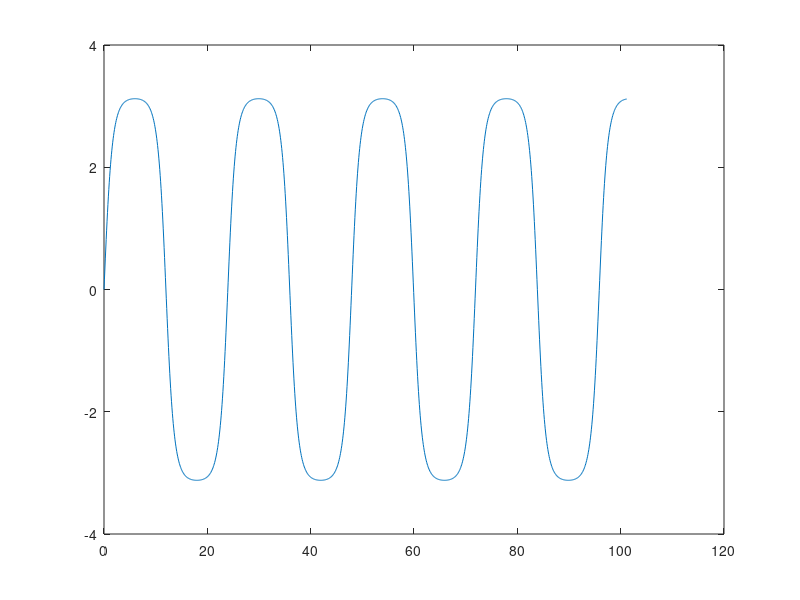

Write the MATLAB code that produced this figure.
u0 = 0;
v0 = 1.9999;
wc = 1;
T = 33.7210;
Dt = T/400;
tmax = 3*T;
rango = 0:Dt:tmax;
%
u=[u0];
v=[v0];
a=[];
%
for i = rango
a0 = -wc*sin(u0); % EC. 1
%
u1 = u0 + 1/3*Dt*v0 + 1/18*Dt^2*a0; % EC 2.1
v1 = v0 + 1/3*Dt*a0; % EC 2.2
a1 = -wc*sin(u1); % EC 3
%
u2 = u0 + 1/2*Dt*v0 + 3/40*Dt^2*(2*a0/3 + a1); % EC 4.1
v2 = v0 + 1/8*Dt*a0 + 3/8*Dt*a1; % EC 4.2
a2 = -wc*sin(u2); % EC 5
%
u3 = u0 + 1*Dt*v0 + 1/20*Dt^2*(a0 + 9*a1); % EC 6.1
v3 = v0 + 1/2*Dt*(a0 -3*a1 + 4*a2); % EC 6.2
a3 = -wc*sin(u3); % EC 7
%
u4 = u0 + Dt*v0 + 1/6*Dt^2*(a0 + 2*a2); % EC 8.1
v4 = v0 + 1/6*Dt*(a0 + 4*a2 + a3); % EC 8.2
%
u=[u,u4];
v=[v,v4];
a=[a,a0];
u0=u4;
v0=v4;
endfor

plot (rango,u(1:(length(u)-1)));
